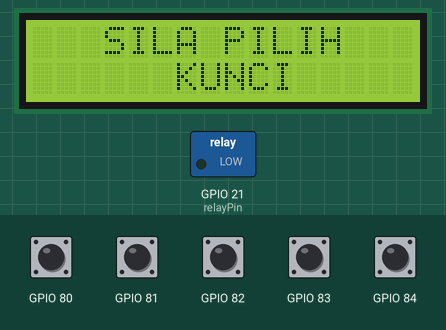
Bench run of a sketch on a simulated ESP32. Shown: 16×2 character LCD, switched loads named in the sketch (green lamp = pin HIGH). The test bench sets the inputs (shaded band); at power-on: GPIO 80–84 HIGH. WiFi joins after 1.5 s; servers stay silent unless stated; what the sketch prints to the serial monitor is not drawn.

Above: at 10.6 s.
10.7 s: GPIO 80 pulled LOW for 0.15 s
At 11.0 s:
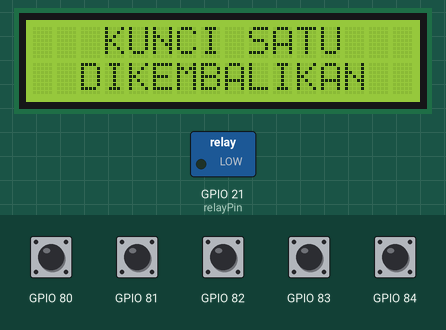
13.5 s: GPIO 81 pulled LOW for 0.15 s
At 14.5 s:
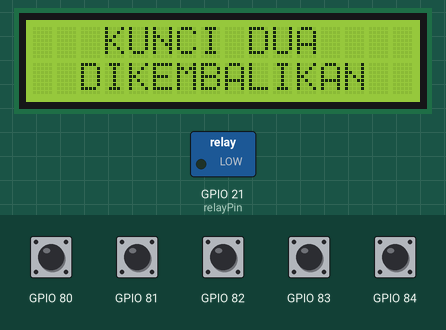
16.4 s: GPIO 82 pulled LOW for 0.15 s
At 16.8 s:
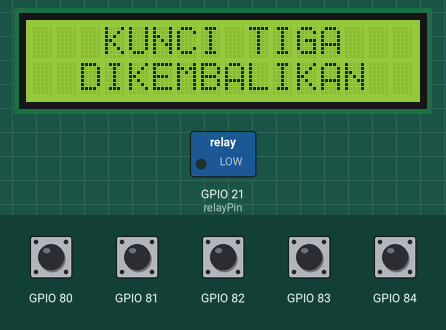
19.3 s: GPIO 83 pulled LOW for 0.15 s
At 20.4 s:
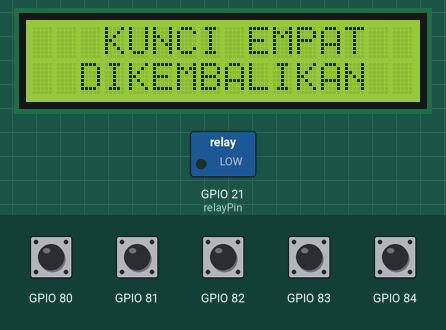
22.2 s: GPIO 84 pulled LOW for 0.15 s
At 22.8 s:
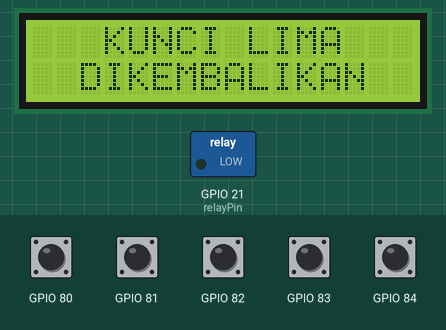
Timing chart, 0 to 25.2 s (numbered marks = the images above; inputs shaded):
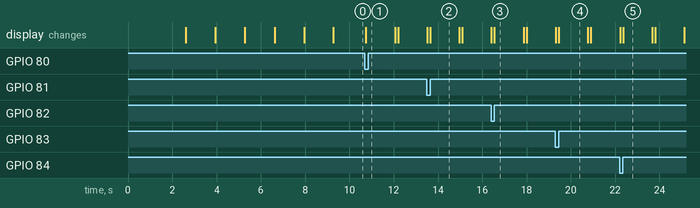

Measured:
- after the input at 10.7 s, the display: changes at once (image 1)
- after the input at 13.5 s, the display: first differs from a run without the input after 0.15 s (image 2)
- after the input at 16.4 s, the display: first differs from a run without the input after 0.15 s (image 3)
- after the input at 19.3 s, the display: first differs from a run without the input after 0.15 s (image 4)
- after the input at 22.2 s, the display: first differs from a run without the input after 0.16 s (image 5)
- what the display in image 4 shows lasts 1.3 s, from 19.5 s to 20.8 s

The sketch:

project_jkey_box.ino
```cpp
#include <Adafruit_Fingerprint.h>
#include "Arduino.h"
#include "PCF8574.h"
#include <WiFi.h>
#include <WiFiClientSecure.h>
#include <UniversalTelegramBot.h>
#include <ArduinoJson.h>
#include <Wire.h>
#include <LiquidCrystal_I2C.h>

LiquidCrystal_I2C lcd(0x27, 16, 2);

// Set i2c address
PCF8574 pcf8574(0x39);
unsigned long timeElapsed;

Adafruit_Fingerprint finger = Adafruit_Fingerprint(&Serial2);

// Wifi network station credentials
#define WIFI_SSID "YOUR_SSID"
#define WIFI_PASSWORD "YOUR_PASSWORD"
// Telegram BOT Token (Get from Botfather)
#define BOT_TOKEN "5526673896:AAHMnqahDTIHZhZQZJlCdC01hHSiuGls4Js"

#define CHAT_ID "574706553"

WiFiClientSecure secured_client;
UniversalTelegramBot bot(BOT_TOKEN, secured_client);

int relayPin = 21;
uint8_t valswitch1 = 0;
uint8_t valswitch2 = 0;
uint8_t valswitch3 = 0;
uint8_t valswitch4 = 0;
uint8_t valswitch5 = 0;
int state1 = 0;
int state2 = 0;
int state3 = 0;
int state4 = 0;
int state5 = 0;

void setup() {
  Serial.begin(9600);
  Serial2.begin(115200);
  lcd.begin();
  lcd.backlight();
  pinMode(relayPin, OUTPUT);
  pcf8574.pinMode(P0, INPUT);
  pcf8574.pinMode(P1, INPUT);
  pcf8574.pinMode(P2, INPUT);
  pcf8574.pinMode(P3, INPUT);
  pcf8574.pinMode(P4, INPUT);

  if (pcf8574.begin()){
    Serial.println("OK");
  }else{
    Serial.println("KO");
  }

  Serial.print("Connecting to Wifi SSID ");
  Serial.print(WIFI_SSID);
  WiFi.begin(WIFI_SSID, WIFI_PASSWORD);
  secured_client.setCACert(TELEGRAM_CERTIFICATE_ROOT); // Add root certificate for api.telegram.org
  while (WiFi.status() != WL_CONNECTED)
  {
    Serial.print(".");
    delay(500);
  }

  Serial.print("\nWiFi connected. IP address: ");
  Serial.println(WiFi.localIP());

   // set the data rate for the sensor serial port
 finger.begin(57600);

 if (finger.verifyPassword())
 {
   Serial.println("Fingerprint Sensor Connected");
 }

 lcd.setCursor(3, 0);
 lcd.print("SILA PILIH");
 lcd.setCursor(6, 1);
 lcd.print("KUNCI");
}

void loop() {
  valswitch1 = pcf8574.digitalRead(P0);
  valswitch2 = pcf8574.digitalRead(P1);
  valswitch3 = pcf8574.digitalRead(P2);
  valswitch4 = pcf8574.digitalRead(P3);
  valswitch5 = pcf8574.digitalRead(P4);

  if (valswitch1 == HIGH && state1 == 0){
    Serial.println("kunci 1 ambik");
    lcd.clear();
    lcd.setCursor(3, 0);
    lcd.print("KUNCI SATU");
    lcd.setCursor(4, 1);
    lcd.print("DIAMBIL");
    bot.sendMessage(CHAT_ID, "Bot started up", "");
    state1 = 1;
    delay(1000);
    lcd.clear();
    lcd.setCursor(3, 0);
    lcd.print("SILA PILIH");
    lcd.setCursor(6, 1);
    lcd.print("KUNCI");
    }
  if (valswitch1 == LOW && state1 == 1) {
    Serial.println("kunci 1 letak balik");
    lcd.clear();
    lcd.setCursor(3, 0);
    lcd.print("KUNCI SATU");
    lcd.setCursor(2, 1);
    lcd.print("DIKEMBALIKAN");
    bot.sendMessage(CHAT_ID, "Bot started up", "");
    state1 = 0;
    delay(1000);
    lcd.clear();
    lcd.setCursor(3, 0);
    lcd.print("SILA PILIH");
    lcd.setCursor(6, 1);
    lcd.print("KUNCI");
    }

  if (valswitch2 == HIGH && state2 == 0){
    Serial.println("kunci 2 ambik");
    lcd.clear();
    lcd.setCursor(3, 0);
    lcd.print("KUNCI DUA");
    lcd.setCursor(4, 1);
    lcd.print("DIAMBIL");
    bot.sendMessage(CHAT_ID, "Bot started up", "");
    state2 = 1;
    delay(1000);
    lcd.clear();
    lcd.setCursor(3, 0);
    lcd.print("SILA PILIH");
    lcd.setCursor(6, 1);
    lcd.print("KUNCI");
    }
  if (valswitch2 == LOW && state2 == 1) {
    Serial.println("kunci 2 letak balik");
    lcd.clear();
    lcd.setCursor(3, 0);
    lcd.print("KUNCI DUA");
    lcd.setCursor(2, 1);
    lcd.print("DIKEMBALIKAN");
    bot.sendMessage(CHAT_ID, "Bot started up", "");
    state2 = 0;
    delay(1000);
    lcd.clear();
    lcd.setCursor(3, 0);
    lcd.print("SILA PILIH");
    lcd.setCursor(6, 1);
    lcd.print("KUNCI");
    }

  if (valswitch3 == HIGH && state3 == 0){
    Serial.println("kunci 3 ambik");
    lcd.clear();
    lcd.setCursor(3, 0);
    lcd.print("KUNCI TIGA");
    lcd.setCursor(4, 1);
    lcd.print("DIAMBIL");
    bot.sendMessage(CHAT_ID, "Bot started up", "");
    state3 = 1;
    delay(1000);
    lcd.clear();
    lcd.setCursor(3, 0);
    lcd.print("SILA PILIH");
    lcd.setCursor(6, 1);
    lcd.print("KUNCI");
    }
  if (valswitch3 == LOW && state3 == 1) {
    Serial.println("kunci 3 letak balik");
    lcd.clear();
    lcd.setCursor(3, 0);
    lcd.print("KUNCI TIGA");
    lcd.setCursor(2, 1);
    lcd.print("DIKEMBALIKAN");
    bot.sendMessage(CHAT_ID, "Bot started up", "");
    state3 = 0;
    delay(1000);
    lcd.clear();
    lcd.setCursor(3, 0);
    lcd.print("SILA PILIH");
    lcd.setCursor(6, 1);
    lcd.print("KUNCI");
    }

  if (valswitch4 == HIGH && state4 == 0){
    Serial.println("kunci 4 ambik");
    lcd.clear();
    lcd.setCursor(3, 0);
    lcd.print("KUNCI EMPAT");
    lcd.setCursor(4, 1);
    lcd.print("DIAMBIL");
    bot.sendMessage(CHAT_ID, "Bot started up", "");
    state4 = 1;
    delay(1000);
    lcd.clear();
    lcd.setCursor(3, 0);
    lcd.print("SILA PILIH");
    lcd.setCursor(6, 1);
    lcd.print("KUNCI");
    }
  if (valswitch4 == LOW && state4 == 1) {
    Serial.println("kunci 4 letak balik");
    lcd.clear();
    lcd.setCursor(3, 0);
    lcd.print("KUNCI EMPAT");
    lcd.setCursor(2, 1);
    lcd.print("DIKEMBALIKAN");
    bot.sendMessage(CHAT_ID, "Bot started up", "");
    state4 = 0;
    delay(1000);
    lcd.clear();
    lcd.setCursor(3, 0);
    lcd.print("SILA PILIH");
    lcd.setCursor(6, 1);
    lcd.print("KUNCI");
    }

  if (valswitch5 == HIGH && state5 == 0){
    Serial.println("kunci 5 ambik");
    lcd.clear();
    lcd.setCursor(3, 0);
    lcd.print("KUNCI LIMA");
    lcd.setCursor(4, 1);
    lcd.print("DIAMBIL");
    bot.sendMessage(CHAT_ID, "Bot started up", "");
    state5 = 1;
    delay(1000);
    lcd.clear();
    lcd.setCursor(3, 0);
    lcd.print("SILA PILIH");
    lcd.setCursor(6, 1);
    lcd.print("KUNCI");
    }
  if (valswitch5 == LOW && state5 == 1) {
    Serial.println("kunci 5 letak balik");
    lcd.clear();
    lcd.setCursor(3, 0);
    lcd.print("KUNCI LIMA");
    lcd.setCursor(2, 1);
    lcd.print("DIKEMBALIKAN");
    bot.sendMessage(CHAT_ID, "Bot started up", "");
    state5 = 0;
    delay(1000);
    lcd.clear();
    lcd.setCursor(3, 0);
    lcd.print("SILA PILIH");
    lcd.setCursor(6, 1);
    lcd.print("KUNCI");
    }

  getFingerprintIDez();
  delay(50);
}

int getFingerprintIDez()
{
 uint8_t p = finger.getImage();
 if (p != FINGERPRINT_OK)
 {
   return -1;
 }

 p = finger.image2Tz();
 if (p != FINGERPRINT_OK)
 {
   Serial.println("Error Try Again");
   return -1;
 }

   p = finger.fingerFastSearch();
   if (p != FINGERPRINT_OK)  {
     Serial.println("Door Unlocked Welcome");
     digitalWrite(relayPin, HIGH);
     delay(5000);
     digitalWrite(relayPin, LOW);
     return finger.fingerID;
  }
}
```
